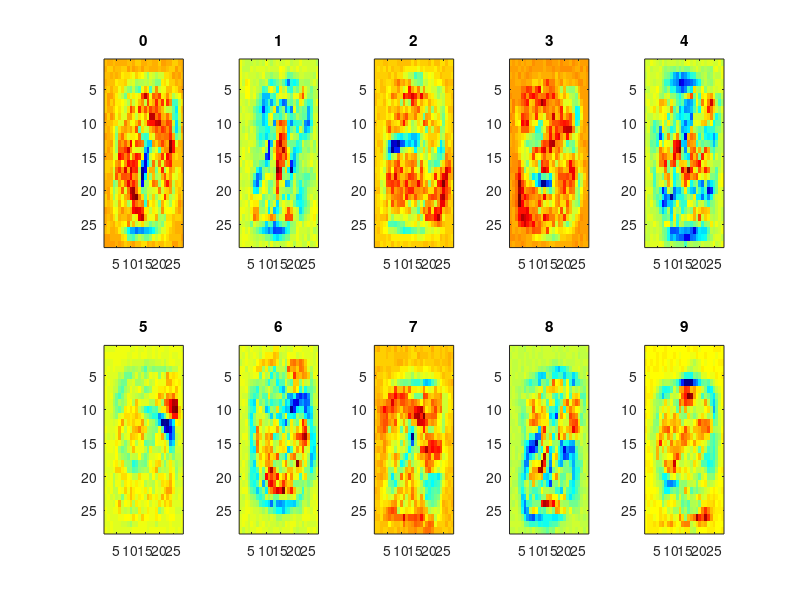

Write MATLAB code to recreate this figure.
function [] = visualize_softmax()
    W = load('saves/model-Softmax-Epochs-10-LearningRate-0.01-Layer-0.dat');
    width = 28;
    height = 28;
    for i = 1 : 10
        subplot(2, 5, i);
        image = reshape(W(:, i), width, height)';
        colormap jet;
        imagesc(image);
        title(num2str(i - 1));
    end
end